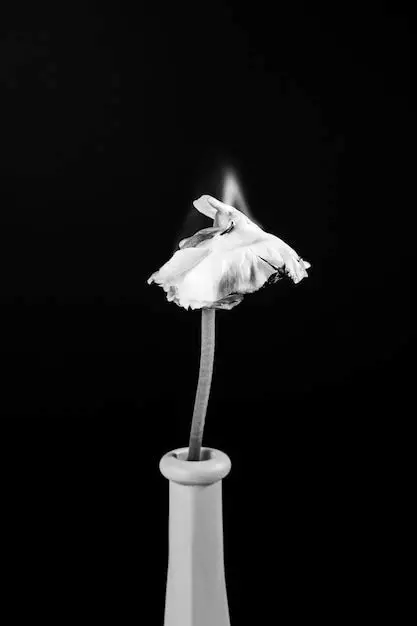
#> input picture entrada/imagen.jpg, 417 x 626 px
$ python procesamiento_imagen.py
#> lines starting #> are read from the running program, lines starting #| are printed output that depends on the picture; after the words box and inside, x2 and y2 are one past the last pixel; in counts of white or black regions, pixels touching at a corner belong together
#!/usr/bin/env python3
"""
Procesamiento puntual de imágenes — fórmulas del TP con arreglos NumPy.

Las operaciones (grises Rec. 601, histograma, estadísticas, normalización
puntual, Otsu, umbral, máscara, composición) están implementadas en este
módulo sin usar ``cv2.cvtColor``, ``calcHist``, ``threshold``, etc. Se usa
NumPy de forma vectorizada para reducir costo computacional, como se recomienda
en la materia.

Librerías
    opencv-python: ``cv2.imread`` para decodificar la entrada.
    numpy: matrices uint8/float32 para el pipeline numérico.
    matplotlib: solo visualización de paneles (imágenes e histogramas).
    struct + stdlib: cabeceras BMP; píxeles desde arreglos contiguos.

Salida: BMP en ``salida/``, paneles PNG opcionales, ``reporte_procesamiento.txt``.
"""

from __future__ import annotations

import argparse
import os
import struct
import sys
from pathlib import Path

try:
    import cv2
except ImportError:
    print("Falta OpenCV. Ejecute: pip install -r requirements.txt", file=sys.stderr)
    sys.exit(1)

try:
    import numpy as np
except ImportError:
    print("Falta NumPy. Ejecute: pip install -r requirements.txt", file=sys.stderr)
    sys.exit(1)


def raiz_proyecto() -> Path:
    """Raíz del proyecto (directorio que contiene ``entrada/``, ``salida/``)."""
    return Path(__file__).resolve().parent.parent


def cargar_bgr_opencv(ruta: Path) -> np.ndarray | None:
    """
    Lee imagen (JPEG/PNG, etc.) y devuelve ``uint8`` con forma (H, W, 3) BGR.

    Usa ``cv2.imread``; en Windows, ``chdir`` al directorio del archivo si la ruta
    tiene caracteres no ASCII.
    """
    ruta = ruta.resolve()
    if not ruta.is_file():
        return None
    anterior = os.getcwd()
    try:
        os.chdir(str(ruta.parent))
        arr = cv2.imread(ruta.name, cv2.IMREAD_COLOR)
    finally:
        os.chdir(anterior)
    if arr is None:
        return None
    return np.ascontiguousarray(arr, dtype=np.uint8)


def escribir_bmp_bgr(ruta: Path, pixeles: np.ndarray) -> None:
    """
    Escribe BMP 24 bits. ``pixeles`` debe ser (alto, ancho, 3) BGR ``uint8``.
    """
    if pixeles.ndim != 3 or pixeles.shape[2] != 3:
        raise ValueError("pixeles: se espera forma (H, W, 3)")
    pixeles = np.ascontiguousarray(pixeles, dtype=np.uint8)
    alto, ancho = int(pixeles.shape[0]), int(pixeles.shape[1])
    row_stride = ((24 * ancho + 31) // 32) * 4
    tam_img = row_stride * alto
    tam_archivo = 14 + 40 + tam_img

    flipped = np.flip(pixeles, axis=0)
    pad = row_stride - 3 * ancho
    if pad == 0:
        datos_pixeles = flipped.tobytes()
    else:
        bloques: list[bytes] = []
        for y in range(alto):
            row = bytearray(flipped[y].tobytes())
            row.extend(b"\x00" * pad)
            bloques.append(bytes(row))
        datos_pixeles = b"".join(bloques)

    cabecera = struct.pack("<2sIHHI", b"BM", tam_archivo, 0, 0, 54)
    dib = struct.pack(
        "<IIIHHIIIIII",
        40,
        ancho,
        alto,
        1,
        24,
        0,
        tam_img,
        0,
        0,
        0,
        0,
    )
    ruta.parent.mkdir(parents=True, exist_ok=True)
    with open(ruta, "wb") as f:
        f.write(cabecera)
        f.write(dib)
        f.write(datos_pixeles)


def a_grises(img_bgr: np.ndarray) -> np.ndarray:
    """
    Luminancia ITU-R BT.601: Y = round(0.299 R + 0.587 G + 0.114 B), recorte 0..255.
    OpenCV almacena B, G, R en los ejes del canal.
    """
    b = img_bgr[:, :, 0].astype(np.float32)
    g = img_bgr[:, :, 1].astype(np.float32)
    r = img_bgr[:, :, 2].astype(np.float32)
    y = np.rint(0.299 * r + 0.587 * g + 0.114 * b)
    return np.clip(y, 0, 255).astype(np.uint8)


def histograma(gris: np.ndarray) -> np.ndarray:
    """Histograma 0..255 con ``np.bincount``."""
    return np.bincount(gris.ravel(), minlength=256).astype(np.int64)


def estadisticas_basicas(gris: np.ndarray) -> tuple[int, int, float]:
    """Mínimo, máximo y promedio de intensidad."""
    v_min = int(gris.min())
    v_max = int(gris.max())
    promedio = float(gris.mean())
    return v_min, v_max, promedio


def normalizacion_lineal(
    gris: np.ndarray, v_min: int, v_max: int
) -> np.ndarray:
    """Estiramiento lineal al rango 0..255 (procesamiento puntual)."""
    rango = v_max - v_min
    if rango == 0:
        return gris.copy()
    g = gris.astype(np.float32)
    salida = np.rint((g - v_min) * (255.0 / rango))
    return np.clip(salida, 0, 255).astype(np.uint8)


def otsu_umbral(hist: np.ndarray, total_pixeles: int) -> int:
    """Umbral de Otsu a partir del histograma (256 bins)."""
    if total_pixeles == 0:
        return 0
    h = hist.astype(np.float64)
    sum_total = float(np.dot(np.arange(256, dtype=np.float64), h))
    sum_b = 0.0
    w_b = 0.0
    max_var = -1.0
    umbral = 0
    for t in range(256):
        w_b += h[t]
        if w_b == 0:
            continue
        w_f = total_pixeles - w_b
        if w_f == 0:
            break
        sum_b += t * h[t]
        m_b = sum_b / w_b
        m_f = (sum_total - sum_b) / w_f
        d = m_b - m_f
        var_entre = w_b * w_f * d * d
        if var_entre > max_var:
            max_var = var_entre
            umbral = t
    return int(umbral)


def mascara_umbral(
    gris: np.ndarray,
    umbral: int,
    segmento_mas_claro: bool,
) -> np.ndarray:
    """Máscara 0 / 255 según umbral y polaridad (objeto claro u oscuro)."""
    if segmento_mas_claro:
        return np.where(gris > umbral, np.uint8(255), np.uint8(0))
    return np.where(gris < umbral, np.uint8(255), np.uint8(0))


def resultado_rojo_sobre_gris_original(
    gris_original: np.ndarray,
    mascara: np.ndarray,
) -> np.ndarray:
    """BGR: rojo donde máscara==255; fuera, gris = luminancia original en los tres canales."""
    out = np.empty((*gris_original.shape, 3), dtype=np.uint8)
    m = mascara == 255
    out[:, :, 0] = np.where(m, 0, gris_original)
    out[:, :, 1] = np.where(m, 0, gris_original)
    out[:, :, 2] = np.where(m, 255, gris_original)
    return out


def gris_a_bgr_3c(gris: np.ndarray) -> np.ndarray:
    """Replica el gris en B, G, R."""
    return np.stack([gris, gris, gris], axis=-1)


def bgr_a_rgb_para_imshow(bgr: np.ndarray) -> np.ndarray:
    """BGR OpenCV → RGB para matplotlib."""
    return bgr[..., ::-1]


def mostrar_panel_matplotlib(
    img_bgr: np.ndarray,
    gris: np.ndarray,
    gris_trabajo: np.ndarray,
    mascara: np.ndarray,
    resultado_bgr: np.ndarray,
    hist_original: np.ndarray,
    hist_trabajo: np.ndarray,
    *,
    umbral: int,
    aplicar_mejora: bool,
    ruta_imagenes_png: Path,
    ruta_histogramas_png: Path,
    guardar_png: bool,
    abrir_ventana: bool,
) -> None:
    try:
        import matplotlib.pyplot as plt
        from matplotlib.gridspec import GridSpec
    except ImportError:
        print(
            "Aviso: instale matplotlib para ver el panel visual: pip install matplotlib",
            file=sys.stderr,
        )
        return

    rgb_in = bgr_a_rgb_para_imshow(img_bgr)
    rgb_out = bgr_a_rgb_para_imshow(resultado_bgr)
    tit_mej = "con mejora puntual" if aplicar_mejora else "sin mejora (copia)"

    fig_img = plt.figure(figsize=(14, 8), layout="constrained")
    gs = GridSpec(2, 3, figure=fig_img)

    ax = fig_img.add_subplot(gs[0, 0])
    ax.imshow(rgb_in)
    ax.set_title("1. Entrada (color)")
    ax.axis("off")

    ax = fig_img.add_subplot(gs[0, 1])
    ax.imshow(gris, cmap="gray", vmin=0, vmax=255)
    ax.set_title("2. Gris (Rec. 601, NumPy)")
    ax.axis("off")

    ax = fig_img.add_subplot(gs[0, 2])
    ax.imshow(gris_trabajo, cmap="gray", vmin=0, vmax=255)
    ax.set_title(f"3. Gris trabajo ({tit_mej})")
    ax.axis("off")

    ax = fig_img.add_subplot(gs[1, 0])
    ax.imshow(mascara, cmap="gray", vmin=0, vmax=255)
    ax.set_title(f"4. Máscara (umbral {umbral})")
    ax.axis("off")

    ax = fig_img.add_subplot(gs[1, 1])
    ax.imshow(rgb_out)
    ax.set_title("5. Resultado (rojo + gris original)")
    ax.axis("off")

    ax = fig_img.add_subplot(gs[1, 2])
    ax.axis("off")
    ax.text(
        0.1,
        0.5,
        f"Umbral: {umbral}\nMejora puntual: {'sí' if aplicar_mejora else 'no'}\n\n"
        "(Cerrá esta ventana para ver los histogramas)",
        transform=ax.transAxes,
        fontsize=11,
        verticalalignment="center",
        fontfamily="sans-serif",
    )

    fig_img.suptitle(
        "Paso 1 de 2 — Imágenes del procesamiento", fontsize=14, fontweight="bold"
    )

    if guardar_png:
        ruta_imagenes_png.parent.mkdir(parents=True, exist_ok=True)
        fig_img.savefig(ruta_imagenes_png, dpi=140, bbox_inches="tight")

    if abrir_ventana:
        plt.show(block=True)
    plt.close(fig_img)

    fig_hist = plt.figure(figsize=(12, 5), layout="constrained")
    gs2 = GridSpec(1, 2, figure=fig_hist)
    niveles = np.arange(256)

    ax = fig_hist.add_subplot(gs2[0, 0])
    ax.bar(niveles, hist_original, width=1.0, color="steelblue", align="edge")
    ax.set_xlim(0, 255)
    ax.set_title("Histograma — gris original (np.bincount)")
    ax.set_xlabel("Nivel de gris")
    ax.set_ylabel("Píxeles")

    ax = fig_hist.add_subplot(gs2[0, 1])
    ax.bar(niveles, hist_trabajo, width=1.0, color="coral", align="edge")
    ax.set_xlim(0, 255)
    ax.set_title("Histograma — gris de trabajo (umbral / Otsu)")
    ax.set_xlabel("Nivel de gris")
    ax.set_ylabel("Píxeles")

    fig_hist.suptitle("Paso 2 de 2 — Histogramas", fontsize=14, fontweight="bold")

    if guardar_png:
        fig_hist.savefig(ruta_histogramas_png, dpi=140, bbox_inches="tight")

    if abrir_ventana:
        plt.show(block=True)
    plt.close(fig_hist)


def procesar(
    ruta_entrada: Path,
    dir_salida: Path,
    umbral_manual: int | None,
    segmento_mas_claro: bool,
    umbral_mejora_bajo: float,
    umbral_mejora_alto: float,
    mostrar_ventana: bool,
    guardar_panel_png: bool,
) -> None:
    img_bgr = cargar_bgr_opencv(ruta_entrada)
    if img_bgr is None:
        raise SystemExit(f"No se pudo leer la imagen: {ruta_entrada}")

    alto, ancho = img_bgr.shape[0], img_bgr.shape[1]

    gris = a_grises(img_bgr)
    hist_ini = histograma(gris)
    v_min, v_max, promedio = estadisticas_basicas(gris)

    aplicar_mejora = promedio < umbral_mejora_bajo or promedio > umbral_mejora_alto
    if aplicar_mejora:
        gris_trabajo = normalizacion_lineal(gris, v_min, v_max)
    else:
        gris_trabajo = gris.copy()

    hist_trabajo = histograma(gris_trabajo)
    total = alto * ancho

    if umbral_manual is not None:
        umbral = max(0, min(255, umbral_manual))
    else:
        umbral = otsu_umbral(hist_trabajo, total)

    mascara = mascara_umbral(gris_trabajo, umbral, segmento_mas_claro)
    resultado_bgr = resultado_rojo_sobre_gris_original(gris, mascara)

    dir_salida.mkdir(parents=True, exist_ok=True)
    escribir_bmp_bgr(dir_salida / "gris_original.bmp", gris_a_bgr_3c(gris))
    escribir_bmp_bgr(dir_salida / "gris_trabajo.bmp", gris_a_bgr_3c(gris_trabajo))
    escribir_bmp_bgr(dir_salida / "mascara.bmp", gris_a_bgr_3c(mascara))
    escribir_bmp_bgr(dir_salida / "resultado_final.bmp", resultado_bgr)

    ruta_panel_img = dir_salida / "panel_imagenes.png"
    ruta_panel_hist = dir_salida / "panel_histogramas.png"
    if mostrar_ventana or guardar_panel_png:
        mostrar_panel_matplotlib(
            img_bgr,
            gris,
            gris_trabajo,
            mascara,
            resultado_bgr,
            hist_ini,
            hist_trabajo,
            umbral=umbral,
            aplicar_mejora=aplicar_mejora,
            ruta_imagenes_png=ruta_panel_img,
            ruta_histogramas_png=ruta_panel_hist,
            guardar_png=guardar_panel_png,
            abrir_ventana=mostrar_ventana,
        )
        if guardar_panel_png:
            print(f"  Paneles PNG: {ruta_panel_img.name}, {ruta_panel_hist.name}")

    reporte = dir_salida / "reporte_procesamiento.txt"
    with open(reporte, "w", encoding="utf-8") as f:
        f.write("Reporte de procesamiento (pipeline vectorizado con NumPy)\n")
        f.write(f"Entrada: {ruta_entrada}\n")
        f.write(f"Dimensiones: {ancho} x {alto}\n")
        f.write(f"Gris original — min: {v_min}, max: {v_max}, promedio: {promedio:.4f}\n")
        f.write(
            f"Mejora puntual (normalizacion lineal): {'si' if aplicar_mejora else 'no'}\n"
        )
        f.write(f"Criterio mejora: promedio < {umbral_mejora_bajo} o > {umbral_mejora_alto}\n")
        f.write(f"Umbral segmentacion: {umbral} ({'manual' if umbral_manual is not None else 'Otsu'})\n")
        f.write(
            f"Segmento mas claro que umbral (mascara=255): {'si' if segmento_mas_claro else 'no'}\n"
        )

    print("Listo.")
    print(f"  Dimensiones: {ancho}x{alto}")
    print(f"  Promedio gris original: {promedio:.2f}")
    print(f"  Mejora puntual aplicada: {'si' if aplicar_mejora else 'no'}")
    print(f"  Umbral: {umbral} ({'manual' if umbral_manual is not None else 'Otsu'})")
    print(f"  Salida en: {dir_salida.resolve()}")


def main() -> None:
    root = raiz_proyecto()
    pred_entrada = root / "entrada" / "imagen.jpg"
    pred_salida = root / "salida"

    p = argparse.ArgumentParser(
        description="TP Procesamiento de imagenes — puntual + histograma (NumPy + OpenCV lectura)."
    )
    p.add_argument(
        "-i",
        "--entrada",
        type=Path,
        default=pred_entrada,
        help="Imagen de entrada (BGR)",
    )
    p.add_argument(
        "-o",
        "--salida",
        type=Path,
        default=pred_salida,
        help="Carpeta de salida",
    )
    p.add_argument(
        "-u",
        "--umbral",
        type=int,
        default=None,
        help="Umbral 0..255 (si no se indica, se usa Otsu sobre el gris de trabajo)",
    )
    p.add_argument(
        "--segmento-oscuro",
        action="store_true",
        help="La mascara marca pixeles MAS OSCUROS que el umbral (objeto oscuro)",
    )
    p.add_argument(
        "--mejora-bajo",
        type=float,
        default=50.0,
        help="Si promedio < este valor, aplicar normalizacion lineal",
    )
    p.add_argument(
        "--mejora-alto",
        type=float,
        default=200.0,
        help="Si promedio > este valor, aplicar normalizacion lineal",
    )
    p.add_argument(
        "--no-mostrar",
        action="store_true",
        help="No abrir ventana matplotlib (solo guardar BMP y panel PNG si aplica)",
    )
    p.add_argument(
        "--no-panel-png",
        action="store_true",
        help="No guardar panel_imagenes.png ni panel_histogramas.png",
    )
    args = p.parse_args()
    segmento_mas_claro = not args.segmento_oscuro

    if not args.entrada.is_file():
        print(f"No existe el archivo: {args.entrada}", file=sys.stderr)
        sys.exit(1)

    procesar(
        args.entrada.resolve(),
        args.salida.resolve(),
        args.umbral,
        segmento_mas_claro,
        args.mejora_bajo,
        args.mejora_alto,
        mostrar_ventana=not args.no_mostrar,
        guardar_panel_png=not args.no_panel_png,
    )
#> in cargar_bgr_opencv, arr is the input picture: shape (626, 417, 3); mean B, G, R 18.9, 18.9, 18.9
#> in procesar, `hist_ini = histograma(gris)`: hist_ini = 256 values, max 81190 at index 0, min 0 at index 4, mean 1019.7
#> in estadisticas_basicas, `v_min = int(gris.min())`: v_min = 0
#> in estadisticas_basicas, `v_max = int(gris.max())`: v_max = 255
#> in estadisticas_basicas, `promedio = float(gris.mean())`: promedio = 18.94
#> in procesar, `v_min, v_max, promedio = estadisticas_basicas(gris)`: v_min = 0; v_max = 255; promedio = 18.94
#> in procesar, `aplicar_mejora = promedio < umbral_mejora_bajo or promedio > umbral_me..`: aplicar_mejora = True
#> in normalizacion_lineal, `rango = v_max - v_min`: rango = 255
#> in procesar, `hist_trabajo = histograma(gris_trabajo)`: hist_trabajo has the same summary as hist_ini
#> in otsu_umbral, `h = hist.astype(np.float64)`: h has the same summary as hist_ini in procesar
#> in otsu_umbral, `sum_total = float(np.dot(np.arange(256, dtype=np.float64), h))`: sum_total = 4943754
#> the loop in otsu_umbral, `for t in range(256):` made 256 passes
#> (w_b, w_f, sum_b, m_b, m_f, d, max_var) on passes 1, 2, 3, 4, 6, 7, 8, 9, 10, 11, 13, 14: (81190, 179852, 0, 0, 27.49, -27.49, 1.1e+13), (85067, 175975, 3877, 0.0456, 28.07, -28.03, 1.18e+13), (115362, 145680, 64467, 0.559, 33.49, -32.93, 1.82e+13), (154410, 106632, 181611, 1.18, 44.66, -43.48, 3.11e+13), (157786, 103256, 198491, 1.26, 45.96, -44.7, 3.26e+13), (193307, 67735, 411617, 2.13, 66.91, -64.78, 5.49e+13), (205838, 55204, 499334, 2.43, 80.51, -78.08, 6.93e+13), (215930, 45112, 580070, 2.69, 96.73, -94.04, 8.62e+13), (218036, 43006, 599024, 2.75, 101, -98.28, 9.06e+13), (233169, 27873, 750354, 3.22, 150.4, -147.2, 1.41e+14), (234539, 26503, 766794, 3.27, 157.6, -154.3, 1.48e+14), (235672, 25370, 781523, 3.32, 164.1, -160.7, 1.54e+14)
#> (w_b, w_f, sum_b, m_b, m_f, d, var_entre) on passes 5, 12, 19, 26, 33, 40: (154410, 106632, 181611, 1.18, 44.66, -43.48, 3.11e+13), (233169, 27873, 750354, 3.22, 150.4, -147.2, 1.41e+14), (236467, 24575, 793625, 3.36, 168.9, -165.5, 1.59e+14), (237147, 23895, 808111, 3.41, 173.1, -169.7, 1.63e+14), (237700, 23342, 823563, 3.46, 176.5, -173, 1.66e+14), (237951, 23091, 832454, 3.5, 178, -174.5, 1.67e+14)
#> in mascara_umbral, `return np.where(gris > umbral, np.uint8(255), np.uint8(0))`:
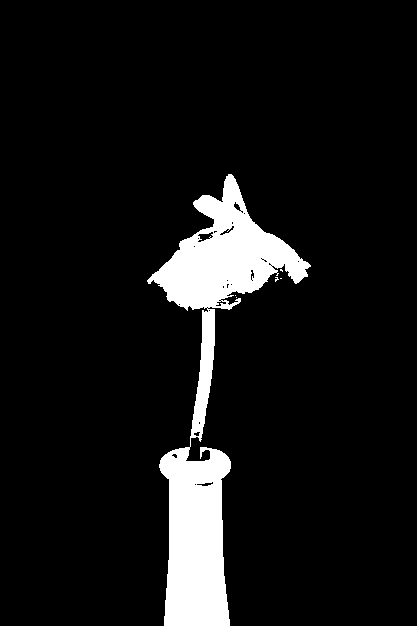
#> returned value: shape (626, 417); 8.2% white; 6 white regions (5 under 20 px), largest, box (x1, y1, x2, y2) and area: (147, 174, 311, 626) 21445
#> in resultado_rojo_sobre_gris_original, `out[:, :, 0] = np.where(m, 0, gris_original)`:
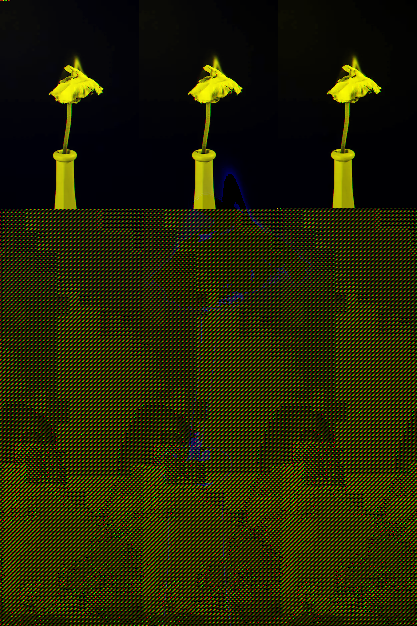
#> out: shape (626, 417, 3); mean of channels 0, 1, 2 3.6, 34.8, 34.7; drawn as B, G, R
#> in resultado_rojo_sobre_gris_original, `out[:, :, 1] = np.where(m, 0, gris_original)`:
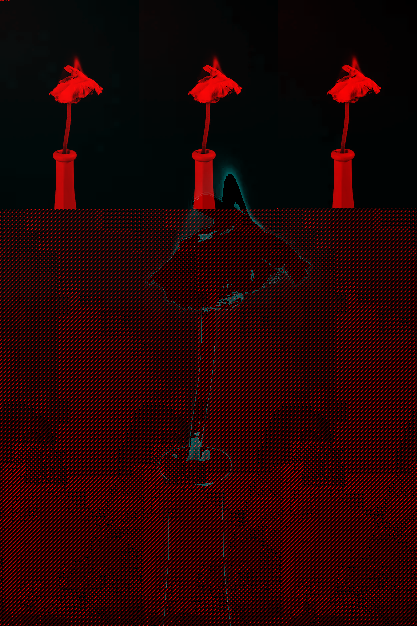
#> out: shape (626, 417, 3); mean of channels 0, 1, 2 3.6, 3.6, 34.7; drawn as B, G, R
#> in resultado_rojo_sobre_gris_original, `out[:, :, 2] = np.where(m, 255, gris_original)`:
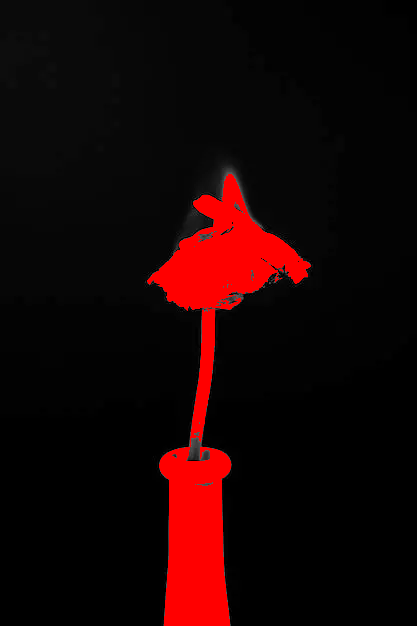
#> out: shape (626, 417, 3); mean of channels 0, 1, 2 3.6, 3.6, 24.6; drawn as B, G, R
#> in escribir_bmp_bgr (call 3), `flipped = np.flip(pixeles, axis=0)`: flipped: shape (626, 417, 3); 8.2% white; 6 white regions (5 under 20 px), largest, box (x1, y1, x2, y2) and area: (147, 0, 311, 452) 21445
#> in escribir_bmp_bgr (call 4), `flipped = np.flip(pixeles, axis=0)`:
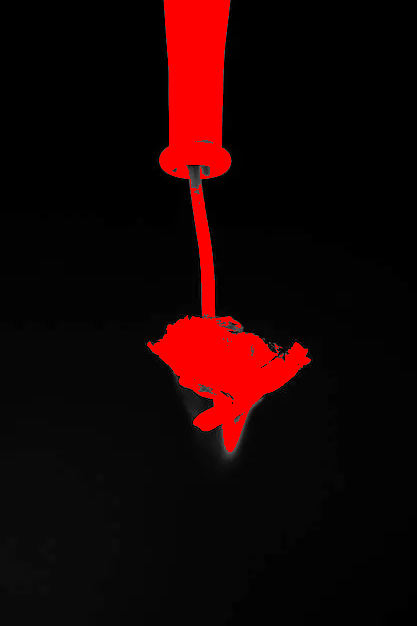
#> flipped: shape (626, 417, 3); mean of channels 0, 1, 2 3.6, 3.6, 24.6; drawn as B, G, R
#> in bgr_a_rgb_para_imshow (call 2), `return bgr[..., ::-1]`:
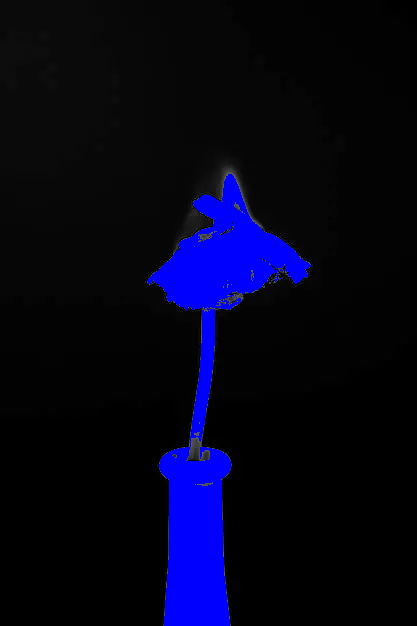
#> returned value: shape (626, 417, 3); mean of channels 0, 1, 2 24.6, 3.6, 3.6; drawn as B, G, R
#> in mostrar_panel_matplotlib, `fig_hist.savefig(ruta_histogramas_png, dpi=140, bbox_inches="tight")`:
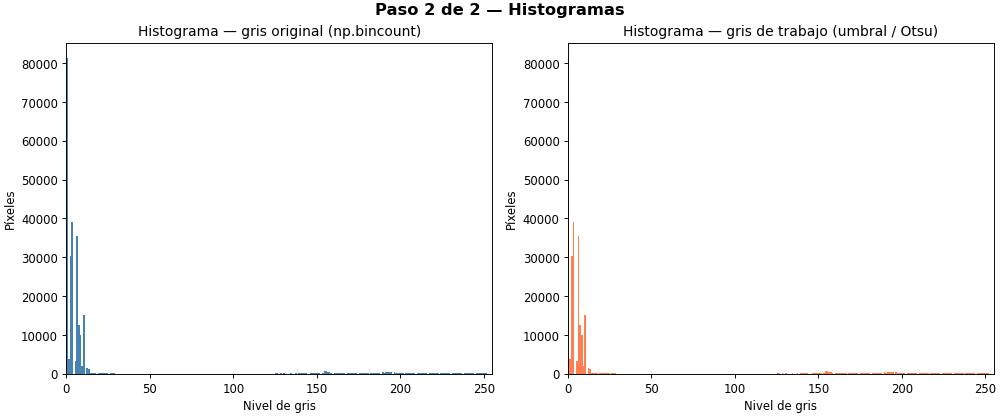
#> figure drawn by matplotlib, 2 panels; panel 1: tallest bar 81190 high, from x = 0 to 1; panel 2: tallest bar 81190 high, from x = 0 to 1
#|   Dimensiones: 417x626
#|   Promedio gris original: 18.94
#|   Mejora puntual aplicada: si
#|   Umbral: 95 (Otsu)


if __name__ == "__main__":
    main()
